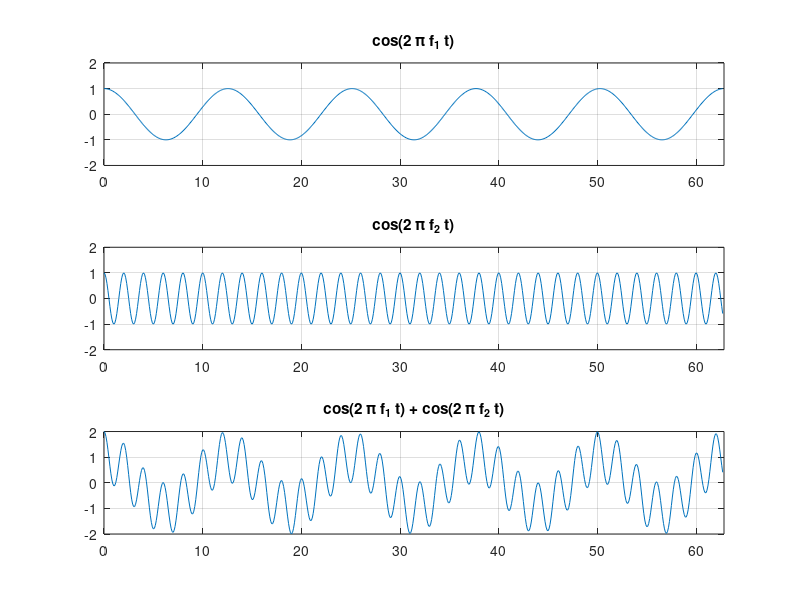

MATLAB code for this plot: (Note: this script raises an error after producing the figure.)
echo on
% MAE 143 A
% Demo on Fourier Series - Filtering
%
% Mauricio de Oliveira

% Our signal has two cosine components
f1 = 1 / (4*pi)
f2 = 1 / 2

T1 = 1 / f1
T2 = 1 / f2

% We draw the signal for 5 periods of the slowest component
fs = 20*f2
Ts = 1 / fs
T = 5*T1;
t = [0 : Ts : T - Ts];
x1 = cos(2*pi*f1*t);
x2 = cos(2*pi*f2*t);
x = x1 + x2;

% and plot the signal
subplot(3,1,1)
plot(t, x1)
axis([0 T -2 2])
grid
title('cos(2 \pi f_1 t)')

subplot(3,1,2)
plot(t, x2)
axis([0 T -2 2])
grid
title('cos(2 \pi f_2 t)')

subplot(3,1,3)
plot(t, x)
axis([0 T -2 2])
grid
title('cos(2 \pi f_1 t) + cos(2 \pi f_2 t)')

pause

% Let us create a low pass filter with cutoff frequency at f1
wc = 2*pi*f1;
filter = tf(wc, [1 wc])

% and run the signal through the filter
y = lsim(filter, x, t);

% also compute the steady state using the frequency response
h1 = wc / (wc + j*2*pi*f1)
h2 = wc / (wc + j*2*pi*f2)
yss = abs(h1) * cos(2*pi*f1*t + phase(h1)) + ...
      abs(h2) * cos(2*pi*f2*t + phase(h2) );

% and plot the output signal
subplot(3,1,1)
plot(t, x)
axis([0 T -2 2])
grid
title('cos(2 \pi f_1 t) + cos(2 \pi f_2 t)')

subplot(3,1,2)
plot(t, x1)
axis([0 T -2 2])
grid
title('cos(2 \pi f_1 t)')

subplot(3,1,3)
plot(t, y, t, yss)
axis([0 T -2 2])
grid
title('filtered signal (with transient and steady-state)')

pause

% Frequency-domain analysis with the fft

N = length(x);
X = fft(x);
Xmag = 20*log10(abs(X));
Xphase = 180 * phase(X) / pi;
f = (0 : N-1) / N * fs;

subplot(2,1,1)
plot(f, Xmag), grid
ylabel('Magnitude (dB)');
xlabel('f (Hz)');
title('FFT of x(t)');

subplot(2,1,2)
plot(f, Xphase), grid
ylabel('Phase (deg)');
xlabel('f (Hz)');

pause

% shift the origin

N = length(x);
Xmag = fftshift(Xmag);
Xphase = fftshift(Xphase);
ff = fftshift(f);
ff(ff >= fs / 2) = ff(ff >= fs / 2) - fs;

subplot(2,1,1)
plot(ff, Xmag), grid
ylabel('Magnitude (dB)');
xlabel('f (Hz)');
title('FFT of x(t)');

subplot(2,1,2)
plot(ff, Xphase), grid
ylabel('Phase (deg)');
xlabel('f (Hz)');

pause

% Zoom in

subplot(2,1,1)
plot(ff, Xmag), grid
axis([-2 2 -20 60])
ylabel('Magnitude (dB)');
xlabel('f (Hz)');
title('FFT of x(t)');

subplot(2,1,2)
plot(ff, Xphase), grid
axis([-2 2 -200 200])
ylabel('Phase (deg)');
xlabel('f (Hz)');

pause

% Let us create a low pass ideal filter with cutoff frequency at f1

ind = f > 1.4 * f1 & f < fs - 1.4 * f1;
X(ind) = 1e-12;

% Plot spectrum

Xmag = fftshift(20*log10(abs(X)));
Xphase = fftshift(180 * angle(X) / pi);

subplot(2,1,1)
plot(ff, Xmag), grid
axis([-2 2 -20 60])
ylabel('Magnitude (dB)');
xlabel('f (Hz)');
title('FFT of x(t)');

subplot(2,1,2)
plot(ff, Xphase), grid
axis([-2 2 -200 200])
ylabel('Phase (deg)');
xlabel('f (Hz)');

pause

% Recover filtered signal
ysss = ifft(X);

% plot the output signal
subplot(3,1,1)
plot(t, x)
axis([0 T -2 2])
grid
title('cos(2 \pi f_1 t) + cos(2 \pi f_2 t)')

subplot(3,1,2)
plot(t, x1)
axis([0 T -2 2])
grid
title('cos(2 \pi f_1 t)')

subplot(3,1,3)
plot(t, y, t, yss, t, ysss)
axis([0 T -2 2])
grid
title('filtered signal (with transient, steady-state and non-causal response)')

pause

% Let us now corrupt the signal with "noise"
xn = awgn(x, 6); 

% and plot the signal
subplot(3,1,1)
plot(t, x)
axis([0 T -2 2])
grid
title('signal: cos(2 \pi f_1 t) + cos(2 \pi f_2 t)')

subplot(3,1,2)
plot(t, xn - x)
axis([0 T -2 2])
grid
title('noise')

subplot(3,1,3)
plot(t, xn)
axis([0 T -2 2])
grid
title('signal + noise')

pause

% Let us now see it in the frequency domain

N = length(xn);
Xn = fft(xn);
Xnmag = fftshift(abs(Xn));
Xnphase = fftshift(180 * angle(Xn) / pi);
f = (0 : N-1) / N * fs;
ff = fftshift(f);
ff(ff >= fs / 2) = ff(ff >= fs / 2) - fs;

subplot(2,1,1)
plot(ff, Xnmag), grid
ylabel('Magnitude (dB)');
xlabel('f (Hz)');
title('FFT of xn(t)');

subplot(2,1,2)
plot(ff, Xnphase), grid
ylabel('Phase (deg)');
xlabel('f (Hz)');

pause

ind = f > 1.4 * f2 & f < fs - 1.4 * f2;
Xn(ind) = 1e-12;

% Plot spectrum

Xnmag = fftshift(20*log10(abs(Xn)));
Xnphase = fftshift(180 * angle(Xn) / pi);

subplot(2,1,1)
plot(ff, Xnmag), grid
axis([-2 2 -20 60])
ylabel('Magnitude (dB)');
xlabel('f (Hz)');
title('FFT of x(t)');

subplot(2,1,2)
plot(ff, Xnphase), grid
axis([-2 2 -200 200])
ylabel('Phase (deg)');
xlabel('f (Hz)');

pause

% Recover filtered signal
yss = ifft(Xn);

% Let us create a low pass filter with cutoff frequency at 2*f2
wc = 2*pi*f2;
filter = tf(wc, [1 wc])

% and run the signal through the filter
y = lsim(filter, xn, t);

% and plot the output signal
subplot(3,1,1)
plot(t, xn)
axis([0 T -2 2])
grid
title('signal + noise')

subplot(3,1,2)
plot(t, x)
axis([0 T -2 2])
grid
title('signal')

subplot(3,1,3)
plot(t, y, t, yss)
axis([0 T -2 2])
grid
title('filtered signal (causal x ideal)')

echo off
